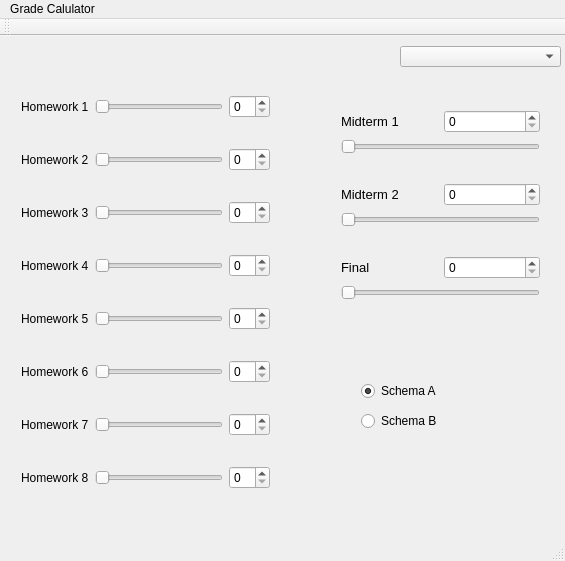
<?xml version="1.0" encoding="UTF-8"?>
<ui version="4.0">
 <class>MainWindow</class>
 <widget class="QMainWindow" name="MainWindow">
  <property name="geometry">
   <rect>
    <x>0</x>
    <y>0</y>
    <width>565</width>
    <height>561</height>
   </rect>
  </property>
  <property name="windowTitle">
   <string>MainWindow</string>
  </property>
  <widget class="QWidget" name="centralWidget">
   <widget class="QComboBox" name="comboBox">
    <property name="geometry">
     <rect>
      <x>400</x>
      <y>10</y>
      <width>161</width>
      <height>21</height>
     </rect>
    </property>
   </widget>
   <widget class="QWidget" name="layoutWidget">
    <property name="geometry">
     <rect>
      <x>10</x>
      <y>24</y>
      <width>271</width>
      <height>471</height>
     </rect>
    </property>
    <layout class="QVBoxLayout" name="verticalLayout">
     <item>
      <layout class="QHBoxLayout" name="horizontalLayout_3">
       <item>
        <widget class="QLabel" name="label">
         <property name="text">
          <string>Homework 1</string>
         </property>
        </widget>
       </item>
       <item>
        <widget class="QSlider" name="horizontalSlider_1">
         <property name="orientation">
          <enum>Qt::Horizontal</enum>
         </property>
        </widget>
       </item>
       <item>
        <widget class="QSpinBox" name="spinBox"/>
       </item>
      </layout>
     </item>
     <item>
      <layout class="QHBoxLayout" name="horizontalLayout_4">
       <item>
        <widget class="QLabel" name="label_2">
         <property name="text">
          <string>Homework 2</string>
         </property>
        </widget>
       </item>
       <item>
        <widget class="QSlider" name="horizontalSlider_2">
         <property name="orientation">
          <enum>Qt::Horizontal</enum>
         </property>
        </widget>
       </item>
       <item>
        <widget class="QSpinBox" name="spinBox_2"/>
       </item>
      </layout>
     </item>
     <item>
      <layout class="QHBoxLayout" name="horizontalLayout_5">
       <item>
        <widget class="QLabel" name="label_3">
         <property name="text">
          <string>Homework 3</string>
         </property>
        </widget>
       </item>
       <item>
        <widget class="QSlider" name="horizontalSlider_3">
         <property name="orientation">
          <enum>Qt::Horizontal</enum>
         </property>
        </widget>
       </item>
       <item>
        <widget class="QSpinBox" name="spinBox_3"/>
       </item>
      </layout>
     </item>
     <item>
      <layout class="QHBoxLayout" name="horizontalLayout_6">
       <item>
        <widget class="QLabel" name="label_4">
         <property name="text">
          <string>Homework 4</string>
         </property>
        </widget>
       </item>
       <item>
        <widget class="QSlider" name="horizontalSlider_4">
         <property name="orientation">
          <enum>Qt::Horizontal</enum>
         </property>
        </widget>
       </item>
       <item>
        <widget class="QSpinBox" name="spinBox_4"/>
       </item>
      </layout>
     </item>
     <item>
      <layout class="QHBoxLayout" name="horizontalLayout_7">
       <item>
        <widget class="QLabel" name="label_5">
         <property name="text">
          <string>Homework 5</string>
         </property>
        </widget>
       </item>
       <item>
        <widget class="QSlider" name="horizontalSlider_5">
         <property name="orientation">
          <enum>Qt::Horizontal</enum>
         </property>
        </widget>
       </item>
       <item>
        <widget class="QSpinBox" name="spinBox_5"/>
       </item>
      </layout>
     </item>
     <item>
      <layout class="QHBoxLayout" name="horizontalLayout_8">
       <item>
        <widget class="QLabel" name="label_6">
         <property name="text">
          <string>Homework 6</string>
         </property>
        </widget>
       </item>
       <item>
        <widget class="QSlider" name="horizontalSlider_6">
         <property name="orientation">
          <enum>Qt::Horizontal</enum>
         </property>
        </widget>
       </item>
       <item>
        <widget class="QSpinBox" name="spinBox_6"/>
       </item>
      </layout>
     </item>
     <item>
      <layout class="QHBoxLayout" name="horizontalLayout_9">
       <item>
        <widget class="QLabel" name="label_7">
         <property name="text">
          <string>Homework 7</string>
         </property>
        </widget>
       </item>
       <item>
        <widget class="QSlider" name="horizontalSlider_7">
         <property name="orientation">
          <enum>Qt::Horizontal</enum>
         </property>
        </widget>
       </item>
       <item>
        <widget class="QSpinBox" name="spinBox_7"/>
       </item>
      </layout>
     </item>
     <item>
      <layout class="QHBoxLayout" name="horizontalLayout_11">
       <item>
        <widget class="QLabel" name="label_8">
         <property name="text">
          <string>Homework 8</string>
         </property>
        </widget>
       </item>
       <item>
        <widget class="QSlider" name="horizontalSlider_8">
         <property name="orientation">
          <enum>Qt::Horizontal</enum>
         </property>
        </widget>
       </item>
       <item>
        <widget class="QSpinBox" name="spinBox_8"/>
       </item>
      </layout>
     </item>
    </layout>
   </widget>
   <widget class="QLabel" name="sum">
    <property name="geometry">
     <rect>
      <x>390</x>
      <y>440</y>
      <width>141</width>
      <height>31</height>
     </rect>
    </property>
    <property name="text">
     <string/>
    </property>
   </widget>
   <widget class="QWidget" name="layoutWidget">
    <property name="geometry">
     <rect>
      <x>350</x>
      <y>330</y>
      <width>151</width>
      <height>81</height>
     </rect>
    </property>
    <layout class="QVBoxLayout" name="verticalLayout_2">
     <item>
      <widget class="QRadioButton" name="radioButton">
       <property name="text">
        <string>Schema A</string>
       </property>
       <property name="checked">
        <bool>true</bool>
       </property>
      </widget>
     </item>
     <item>
      <widget class="QRadioButton" name="radioButton_2">
       <property name="text">
        <string>Schema B</string>
       </property>
      </widget>
     </item>
    </layout>
   </widget>
   <widget class="QWidget" name="layoutWidget">
    <property name="geometry">
     <rect>
      <x>330</x>
      <y>40</y>
      <width>221</width>
      <height>261</height>
     </rect>
    </property>
    <layout class="QVBoxLayout" name="verticalLayout_6">
     <item>
      <layout class="QVBoxLayout" name="verticalLayout_3">
       <item>
        <layout class="QHBoxLayout" name="horizontalLayout">
         <item>
          <widget class="QLabel" name="label_9">
           <property name="text">
            <string>&lt;html&gt;&lt;head/&gt;&lt;body&gt;&lt;p&gt;&lt;span style=&quot; font-size:10pt;&quot;&gt;Midterm 1&lt;/span&gt;&lt;/p&gt;&lt;/body&gt;&lt;/html&gt;</string>
           </property>
          </widget>
         </item>
         <item>
          <widget class="QSpinBox" name="spinBox_9"/>
         </item>
        </layout>
       </item>
       <item>
        <widget class="QSlider" name="horizontalSlider_9">
         <property name="orientation">
          <enum>Qt::Horizontal</enum>
         </property>
        </widget>
       </item>
      </layout>
     </item>
     <item>
      <layout class="QVBoxLayout" name="verticalLayout_4">
       <item>
        <layout class="QHBoxLayout" name="horizontalLayout_2">
         <item>
          <widget class="QLabel" name="label_10">
           <property name="text">
            <string>&lt;html&gt;&lt;head/&gt;&lt;body&gt;&lt;p&gt;&lt;span style=&quot; font-size:10pt;&quot;&gt;Midterm 2&lt;/span&gt;&lt;/p&gt;&lt;/body&gt;&lt;/html&gt;</string>
           </property>
          </widget>
         </item>
         <item>
          <widget class="QSpinBox" name="spinBox_10"/>
         </item>
        </layout>
       </item>
       <item>
        <widget class="QSlider" name="horizontalSlider_10">
         <property name="orientation">
          <enum>Qt::Horizontal</enum>
         </property>
        </widget>
       </item>
      </layout>
     </item>
     <item>
      <layout class="QVBoxLayout" name="verticalLayout_5">
       <item>
        <layout class="QHBoxLayout" name="horizontalLayout_10">
         <item>
          <widget class="QLabel" name="label_11">
           <property name="text">
            <string>&lt;html&gt;&lt;head/&gt;&lt;body&gt;&lt;p&gt;&lt;span style=&quot; font-size:10pt;&quot;&gt;Final&lt;/span&gt;&lt;/p&gt;&lt;/body&gt;&lt;/html&gt;</string>
           </property>
          </widget>
         </item>
         <item>
          <widget class="QSpinBox" name="spinBox_11"/>
         </item>
        </layout>
       </item>
       <item>
        <widget class="QSlider" name="horizontalSlider_11">
         <property name="orientation">
          <enum>Qt::Horizontal</enum>
         </property>
        </widget>
       </item>
      </layout>
     </item>
    </layout>
   </widget>
  </widget>
  <widget class="QMenuBar" name="menuBar">
   <property name="geometry">
    <rect>
     <x>0</x>
     <y>0</y>
     <width>565</width>
     <height>17</height>
    </rect>
   </property>
   <widget class="QMenu" name="menuYour_Grade">
    <property name="title">
     <string>Grade Calulator</string>
    </property>
    <addaction name="actionGrading_Scheme"/>
   </widget>
   <addaction name="menuYour_Grade"/>
  </widget>
  <widget class="QToolBar" name="mainToolBar">
   <attribute name="toolBarArea">
    <enum>TopToolBarArea</enum>
   </attribute>
   <attribute name="toolBarBreak">
    <bool>false</bool>
   </attribute>
  </widget>
  <widget class="QStatusBar" name="statusBar"/>
  <action name="actionGrading_Scheme">
   <property name="text">
    <string>Grading Policy</string>
   </property>
  </action>
 </widget>
 <layoutdefault spacing="6" margin="11"/>
 <resources/>
 <connections>
  <connection>
   <sender>horizontalSlider_1</sender>
   <signal>valueChanged(int)</signal>
   <receiver>spinBox</receiver>
   <slot>setValue(int)</slot>
   <hints>
    <hint type="sourcelabel">
     <x>181</x>
     <y>76</y>
    </hint>
    <hint type="destinationlabel">
     <x>228</x>
     <y>81</y>
    </hint>
   </hints>
  </connection>
  <connection>
   <sender>horizontalSlider_2</sender>
   <signal>valueChanged(int)</signal>
   <receiver>spinBox_2</receiver>
   <slot>setValue(int)</slot>
   <hints>
    <hint type="sourcelabel">
     <x>139</x>
     <y>115</y>
    </hint>
    <hint type="destinationlabel">
     <x>228</x>
     <y>124</y>
    </hint>
   </hints>
  </connection>
  <connection>
   <sender>horizontalSlider_3</sender>
   <signal>valueChanged(int)</signal>
   <receiver>spinBox_3</receiver>
   <slot>setValue(int)</slot>
   <hints>
    <hint type="sourcelabel">
     <x>124</x>
     <y>157</y>
    </hint>
    <hint type="destinationlabel">
     <x>210</x>
     <y>157</y>
    </hint>
   </hints>
  </connection>
  <connection>
   <sender>horizontalSlider_4</sender>
   <signal>valueChanged(int)</signal>
   <receiver>spinBox_4</receiver>
   <slot>setValue(int)</slot>
   <hints>
    <hint type="sourcelabel">
     <x>124</x>
     <y>200</y>
    </hint>
    <hint type="destinationlabel">
     <x>210</x>
     <y>200</y>
    </hint>
   </hints>
  </connection>
  <connection>
   <sender>horizontalSlider_5</sender>
   <signal>valueChanged(int)</signal>
   <receiver>spinBox_5</receiver>
   <slot>setValue(int)</slot>
   <hints>
    <hint type="sourcelabel">
     <x>124</x>
     <y>242</y>
    </hint>
    <hint type="destinationlabel">
     <x>210</x>
     <y>242</y>
    </hint>
   </hints>
  </connection>
  <connection>
   <sender>horizontalSlider_6</sender>
   <signal>valueChanged(int)</signal>
   <receiver>spinBox_6</receiver>
   <slot>setValue(int)</slot>
   <hints>
    <hint type="sourcelabel">
     <x>124</x>
     <y>285</y>
    </hint>
    <hint type="destinationlabel">
     <x>210</x>
     <y>285</y>
    </hint>
   </hints>
  </connection>
  <connection>
   <sender>horizontalSlider_7</sender>
   <signal>valueChanged(int)</signal>
   <receiver>spinBox_7</receiver>
   <slot>setValue(int)</slot>
   <hints>
    <hint type="sourcelabel">
     <x>124</x>
     <y>328</y>
    </hint>
    <hint type="destinationlabel">
     <x>210</x>
     <y>328</y>
    </hint>
   </hints>
  </connection>
  <connection>
   <sender>horizontalSlider_8</sender>
   <signal>valueChanged(int)</signal>
   <receiver>spinBox_8</receiver>
   <slot>setValue(int)</slot>
   <hints>
    <hint type="sourcelabel">
     <x>124</x>
     <y>371</y>
    </hint>
    <hint type="destinationlabel">
     <x>210</x>
     <y>371</y>
    </hint>
   </hints>
  </connection>
  <connection>
   <sender>spinBox</sender>
   <signal>valueChanged(int)</signal>
   <receiver>horizontalSlider_1</receiver>
   <slot>setValue(int)</slot>
   <hints>
    <hint type="sourcelabel">
     <x>260</x>
     <y>79</y>
    </hint>
    <hint type="destinationlabel">
     <x>149</x>
     <y>79</y>
    </hint>
   </hints>
  </connection>
  <connection>
   <sender>spinBox_2</sender>
   <signal>valueChanged(int)</signal>
   <receiver>horizontalSlider_2</receiver>
   <slot>setValue(int)</slot>
   <hints>
    <hint type="sourcelabel">
     <x>260</x>
     <y>138</y>
    </hint>
    <hint type="destinationlabel">
     <x>149</x>
     <y>138</y>
    </hint>
   </hints>
  </connection>
  <connection>
   <sender>spinBox_3</sender>
   <signal>valueChanged(int)</signal>
   <receiver>horizontalSlider_3</receiver>
   <slot>setValue(int)</slot>
   <hints>
    <hint type="sourcelabel">
     <x>260</x>
     <y>197</y>
    </hint>
    <hint type="destinationlabel">
     <x>149</x>
     <y>197</y>
    </hint>
   </hints>
  </connection>
  <connection>
   <sender>spinBox_4</sender>
   <signal>valueChanged(int)</signal>
   <receiver>horizontalSlider_4</receiver>
   <slot>setValue(int)</slot>
   <hints>
    <hint type="sourcelabel">
     <x>260</x>
     <y>256</y>
    </hint>
    <hint type="destinationlabel">
     <x>149</x>
     <y>256</y>
    </hint>
   </hints>
  </connection>
  <connection>
   <sender>spinBox_5</sender>
   <signal>valueChanged(int)</signal>
   <receiver>horizontalSlider_5</receiver>
   <slot>setValue(int)</slot>
   <hints>
    <hint type="sourcelabel">
     <x>260</x>
     <y>316</y>
    </hint>
    <hint type="destinationlabel">
     <x>149</x>
     <y>316</y>
    </hint>
   </hints>
  </connection>
  <connection>
   <sender>spinBox_6</sender>
   <signal>valueChanged(int)</signal>
   <receiver>horizontalSlider_6</receiver>
   <slot>setValue(int)</slot>
   <hints>
    <hint type="sourcelabel">
     <x>260</x>
     <y>375</y>
    </hint>
    <hint type="destinationlabel">
     <x>149</x>
     <y>375</y>
    </hint>
   </hints>
  </connection>
  <connection>
   <sender>spinBox_7</sender>
   <signal>valueChanged(int)</signal>
   <receiver>horizontalSlider_7</receiver>
   <slot>setValue(int)</slot>
   <hints>
    <hint type="sourcelabel">
     <x>260</x>
     <y>434</y>
    </hint>
    <hint type="destinationlabel">
     <x>149</x>
     <y>434</y>
    </hint>
   </hints>
  </connection>
  <connection>
   <sender>spinBox_8</sender>
   <signal>valueChanged(int)</signal>
   <receiver>horizontalSlider_8</receiver>
   <slot>setValue(int)</slot>
   <hints>
    <hint type="sourcelabel">
     <x>260</x>
     <y>493</y>
    </hint>
    <hint type="destinationlabel">
     <x>149</x>
     <y>493</y>
    </hint>
   </hints>
  </connection>
  <connection>
   <sender>horizontalSlider_9</sender>
   <signal>valueChanged(int)</signal>
   <receiver>spinBox_9</receiver>
   <slot>setValue(int)</slot>
   <hints>
    <hint type="sourcelabel">
     <x>440</x>
     <y>145</y>
    </hint>
    <hint type="destinationlabel">
     <x>495</x>
     <y>102</y>
    </hint>
   </hints>
  </connection>
  <connection>
   <sender>horizontalSlider_10</sender>
   <signal>valueChanged(int)</signal>
   <receiver>spinBox_10</receiver>
   <slot>setValue(int)</slot>
   <hints>
    <hint type="sourcelabel">
     <x>440</x>
     <y>232</y>
    </hint>
    <hint type="destinationlabel">
     <x>495</x>
     <y>189</y>
    </hint>
   </hints>
  </connection>
  <connection>
   <sender>horizontalSlider_11</sender>
   <signal>valueChanged(int)</signal>
   <receiver>spinBox_11</receiver>
   <slot>setValue(int)</slot>
   <hints>
    <hint type="sourcelabel">
     <x>440</x>
     <y>320</y>
    </hint>
    <hint type="destinationlabel">
     <x>495</x>
     <y>277</y>
    </hint>
   </hints>
  </connection>
  <connection>
   <sender>spinBox_9</sender>
   <signal>valueChanged(int)</signal>
   <receiver>horizontalSlider_9</receiver>
   <slot>setValue(int)</slot>
   <hints>
    <hint type="sourcelabel">
     <x>495</x>
     <y>102</y>
    </hint>
    <hint type="destinationlabel">
     <x>440</x>
     <y>145</y>
    </hint>
   </hints>
  </connection>
  <connection>
   <sender>spinBox_10</sender>
   <signal>valueChanged(int)</signal>
   <receiver>horizontalSlider_10</receiver>
   <slot>setValue(int)</slot>
   <hints>
    <hint type="sourcelabel">
     <x>495</x>
     <y>189</y>
    </hint>
    <hint type="destinationlabel">
     <x>440</x>
     <y>232</y>
    </hint>
   </hints>
  </connection>
  <connection>
   <sender>spinBox_11</sender>
   <signal>valueChanged(int)</signal>
   <receiver>horizontalSlider_11</receiver>
   <slot>setValue(int)</slot>
   <hints>
    <hint type="sourcelabel">
     <x>495</x>
     <y>277</y>
    </hint>
    <hint type="destinationlabel">
     <x>440</x>
     <y>320</y>
    </hint>
   </hints>
  </connection>
 </connections>
</ui>
